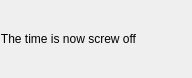
<?xml version="1.0" encoding="UTF-8"?>
<ui version="4.0">
 <class>hudClock</class>
 <widget class="QWidget" name="hudClock">
  <property name="geometry">
   <rect>
    <x>0</x>
    <y>0</y>
    <width>192</width>
    <height>78</height>
   </rect>
  </property>
  <property name="sizePolicy">
   <sizepolicy hsizetype="Minimum" vsizetype="Minimum">
    <horstretch>0</horstretch>
    <verstretch>0</verstretch>
   </sizepolicy>
  </property>
  <property name="windowTitle">
   <string>Form</string>
  </property>
  <layout class="QGridLayout" name="gridLayout">
   <property name="leftMargin">
    <number>0</number>
   </property>
   <property name="topMargin">
    <number>0</number>
   </property>
   <property name="rightMargin">
    <number>0</number>
   </property>
   <property name="bottomMargin">
    <number>0</number>
   </property>
   <property name="spacing">
    <number>0</number>
   </property>
   <item row="0" column="1">
    <widget class="QLabel" name="lblSpacer1">
     <property name="minimumSize">
      <size>
       <width>20</width>
       <height>20</height>
      </size>
     </property>
     <property name="text">
      <string/>
     </property>
    </widget>
   </item>
   <item row="0" column="0" alignment="Qt::AlignHCenter">
    <widget class="QLabel" name="lblClock">
     <property name="text">
      <string>The time is now screw off</string>
     </property>
     <property name="alignment">
      <set>Qt::AlignCenter</set>
     </property>
    </widget>
   </item>
   <item row="0" column="2">
    <widget class="QLabel" name="lblSpacer2">
     <property name="minimumSize">
      <size>
       <width>20</width>
       <height>20</height>
      </size>
     </property>
     <property name="text">
      <string/>
     </property>
    </widget>
   </item>
  </layout>
 </widget>
 <resources/>
 <connections/>
</ui>
